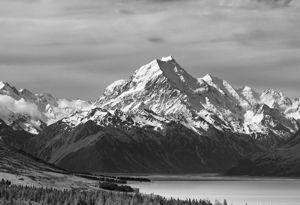
%> input picture Wavelet analysis/Lab1/1.tif, 300 x 205 px
$ octave Reconstruction.m   (GNU Octave 9; MATLAB toolbox functions it lacks are replaced by stand-ins)
%> lines starting %> are read from the running program, lines starting %| are printed output that depends on the picture
clearvars;
% Данное изображение
J1 = imread('1.tif');
%> J1 is the input picture: size 205x300 uint8; min 2, max 255, mean 127.8
% Преобразованное изображение
J2 = imread('2.tif');
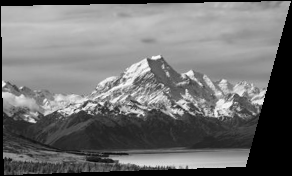
%> input picture Wavelet analysis/Lab1/2.tif, 292 x 176 px
%> J2 is the input picture: size 176x292 uint8; min 0, max 252, mean 114.6
% Угловые точки на изображении J1
points1 = detectHarrisFeatures(J1); % ????? $x_1$
%> points1 = 277 points; strongest (x, y): (108, 113), (92, 119), (159, 128), (64, 121), (135, 124)
figure;
imshow(J1);
hold on;


plot(points1.selectStrongest(200));
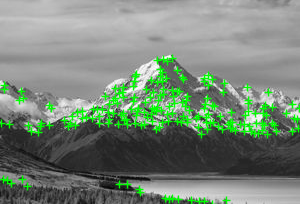
%> figure redrawn from the program's plot data
hold off;
% Угловые точки на изображении J2
points2 = detectHarrisFeatures(J2); % ????? $x_2$
%> points2 = 219 points; strongest (x, y): (291, 2), (2, 7), (264, 103), (264, 101), (246, 166)
figure;
imshow(J2);
hold on;
plot(points2.selectStrongest(200));
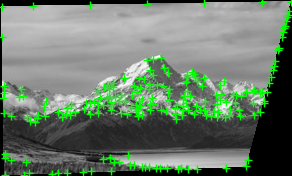
%> figure redrawn from the program's plot data
hold off;
% Получение дескрипторов
[f1,vpts1] = extractFeatures(J1,points1);
%> vpts1 = 149 points; strongest (x, y): (108, 113), (92, 119), (159, 128), (64, 121), (135, 124)
[f2,vpts2] = extractFeatures(J2,points2);
%> vpts2 = 118 points; strongest (x, y): (84, 109), (98, 105), (103, 105), (142, 115), (90, 114)
% Сравнение дескрипторов изображений % $x_2 <-> x_1$
indexPairs = matchFeatures(f1,f2);
%> indexPairs = 22 rows, first 12: [3 1; 5 3; 7 5; 9 5; 17 11; 19 12; 20 13; 22 14; 27 18; 31 22; 37 28; 38 29]
% Число используемых точеченых соответствий
% для построения матрицы гомографии
N = size(indexPairs,1);
%> N = 22
matchedPoints1 = vpts1(indexPairs(1:N,1));
%> matchedPoints1 = 22 points; strongest (x, y): (108, 113), (159, 128), (135, 124), (99, 124), (113, 114)
matchedPoints2 = vpts2(indexPairs(1:N,2));
%> matchedPoints2 = 22 points; strongest (x, y): (98, 105), (103, 105), (142, 115), (90, 114), (121, 113)
figure; ax = axes;
showMatchedFeatures(J1,J2,matchedPoints1,matchedPoints2,'montage','Parent',ax);
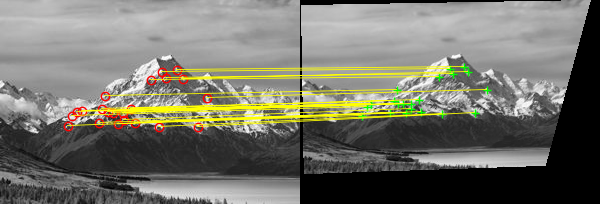
%> figure redrawn from the program's plot data
% Вычисление матрицы гомографии $x_2 = H \cdot x_1$.
% Здесь $x_1, x_2$ - столбцы.
x = [matchedPoints1.Location ones(N,1)]; % x
x_ = [matchedPoints2.Location ones(N,1)]; % x'
A = zeros(3*N,9);

for i=1:N
   A(3*(i-1)+1,1:3) = 0;
   A(3*(i-1)+1,4:6) = -x_(i,3)*x(i,:);
   A(3*(i-1)+1,7:9) = x_(i,2)*x(i,:);

   A(3*(i-1)+2,1:3) = x_(i,3)*x(i,:);
   A(3*(i-1)+2,4:6) = 0;
   A(3*(i-1)+2,7:9) = -x_(i,1)*x(i,:);

   A(3*(i-1)+3,1:3) = -x_(i,2)*x(i,:);
   A(3*(i-1)+3,4:6) = x_(i,1)*x(i,:);
   A(3*(i-1)+3,7:9) = 0;
end
%> this loop made 22 passes

[U,D,V] = svd(A);
%> V = [-0.00208 0.461 0.197 0.00166 0.492 0.711 0.00826 -0.0378 0.00205; -0.00148 0.361 0.708 -0.00235 -0.606 -0.0112 -0.00093 -0.00893 0.00616; -1.43e-05 0.00329 0.00499 -9.89e-06 -0.00925 0.0329 0.0429 0.527 -0.848; -0.00545 -0.672 0.649 0.00401 0.358 0.00869 0.000613 0.00531 0.000969; -0.00391 -0.454 -0.197 -0.00563 -0.512 0.701 0.00781 -0.0415 0.00448; -3.71e-05 -0.00436 0.000535 -2.45e-05 0.006 -0.044 -0.078 -0.843 -0.53; 0.813 -0.00333 0.00481 -0.582 0.00388 0.00192 -0.00237 0.000143 9.02e-06; 0.582 -0.00211 0.000531 0.813 -0.00529 0.00477 -0.006 0.000204 4.15e-05; 0.00549 -2.08e-05 1.19e-05 0.00353 -6.81e-06 -0.0162 0.996 -0.0881 -0.00494]
h = V(:,9);
%> h = [0.00205; 0.00616; -0.848; 0.000969; 0.00448; -0.53; 9.02e-06; 4.15e-05; -0.00494]
H = [ h(1:3) h(4:6) h(7:9)];
%> H = [0.00205 0.000969 9.02e-06; 0.00616 0.00448 4.15e-05; -0.848 -0.53 -0.00494]
% Обратное преобразование
T = H; % Транспонирование на случай, если $x_1, x_2$ - столбцы
%> T has the same summary as H
t_proj = projective2d(T^(-1)); % [u v w] = [x y z] T, T=H'
%> t_proj = transform with T = [1709.6 -145.9 1.89; 52493.7 27211 324.4; -5920161.3 -2891631.8 -35301.5]
J2_p = imwarp(J2, t_proj); % преобразование изображения
figure;
imshowpair(J2_p,J1,'montage');
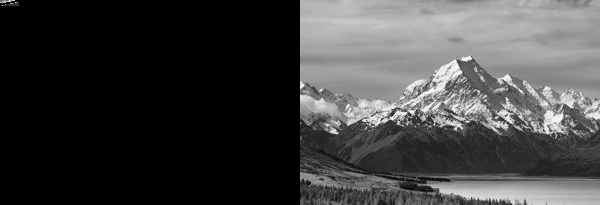
%> displayed picture: size 205x600, on the screen's scale of 0 to 255; min 0, max 255, mean 63.4
